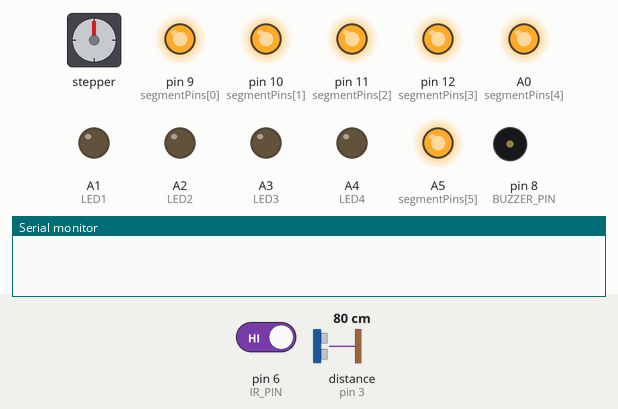
A sketch run on a simulated Arduino Nano, built with avr-gcc and run on an emulated ATmega328P. Parts: stepper motor, output pins drawn as LEDs (lit = HIGH), buzzer (waves = sounding, pin HIGH), the last lines printed to the serial monitor. Dashed ring = blinking. Inputs (shaded band) come from the test bench; at power-on: pin 6 (IR_PIN) HIGH, distance to the obstacle (sensor on pin 3) 80 cm. The echo pulse lasts 58.3 µs per cm; stepper angles assume 200 steps per turn; pins used as bus, display or sensor lines are not drawn.

Above: at 1.8 s.
1.9 s: pin 6 (IR_PIN) driven LOW
4.0 s: distance to the obstacle (sensor on pin 3) set to 2 cm
At 4.17 s:
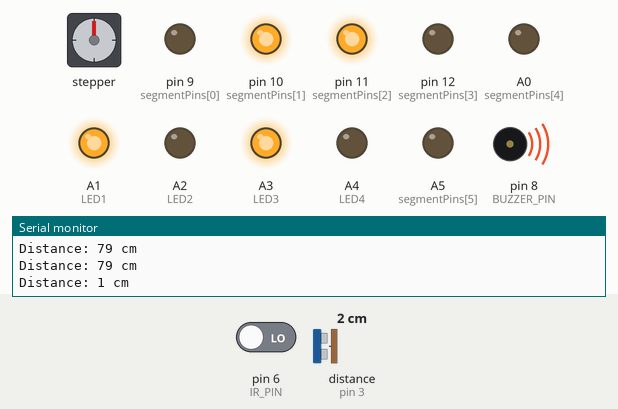
7.0 s: distance to the obstacle (sensor on pin 3) set to 18 cm
At 8.1 s:
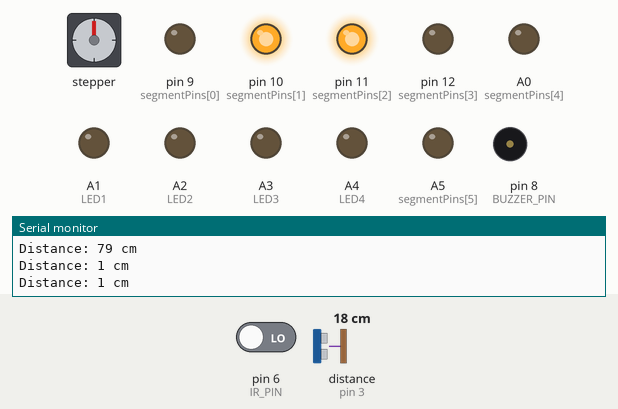
9.7 s: distance to the obstacle (sensor on pin 3) set to 4 cm
At 9.89 s:
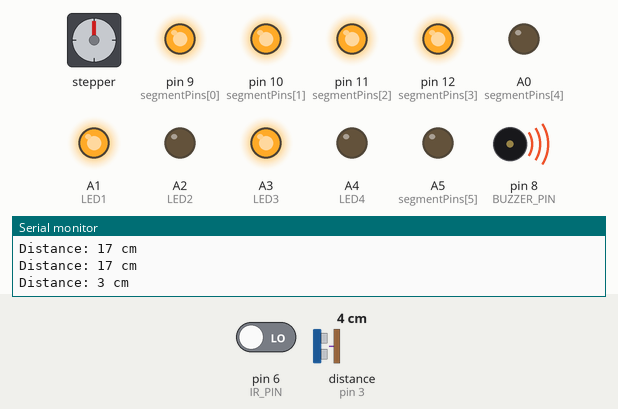
12.7 s: distance to the obstacle (sensor on pin 3) set to 9 cm
At 14.01 s:
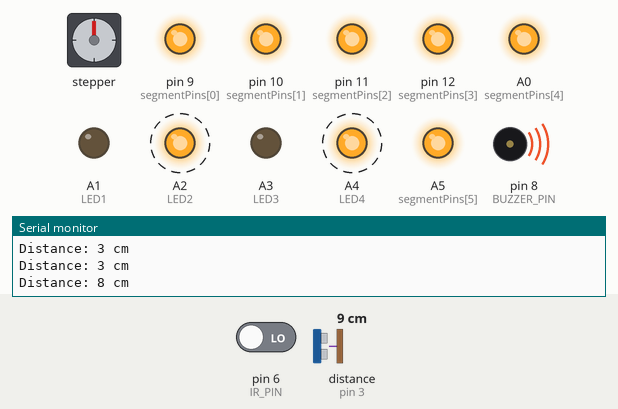
15.7 s: distance to the obstacle (sensor on pin 3) set to 3 cm
At 16.12 s:
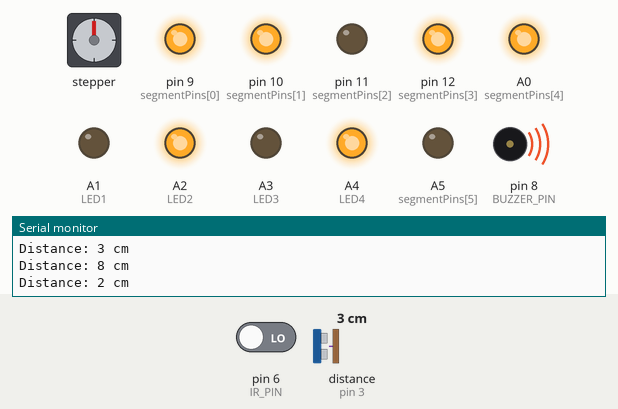
Timing chart, 0 to 19.7 s (numbered marks = the images above; inputs shaded):
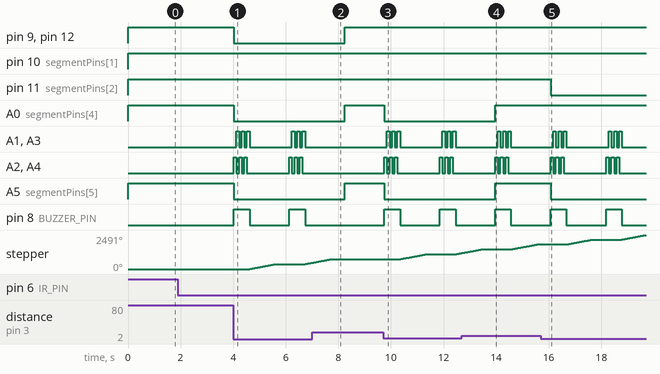

Measured:
- after the input at 4.0 s, pin 9 (segmentPins[0]), pin 12 (segmentPins[3]): HIGH → LOW at once
- after the input at 7.0 s, pin 9 (segmentPins[0]), pin 12 (segmentPins[3]), A0 (segmentPins[4]), A5 (segmentPins[5]): LOW → HIGH after 1.2 s; A1 (LED1), A2 (LED2), A3 (LED3), A4 (LED4): stops changing and stays LOW; pin 8 (BUZZER_PIN): stays LOW (without the input it goes to HIGH after 1.2 s); stepper: goes on until 7.7 s, then stays 720°
- after the input at 9.7 s, A0 (segmentPins[4]): HIGH → LOW after 0.05 s; A1 (LED1): LOW → HIGH after 0.15 s, → LOW 0.10 s later, → HIGH 0.10 s later, → LOW 0.10 s later, … (12 changes in this stretch)
- after the input at 12.7 s, A0 (segmentPins[4]), A5 (segmentPins[5]): LOW → HIGH after 1.3 s
- after the input at 15.7 s, pin 11 (segmentPins[2]), A5 (segmentPins[5]): HIGH → LOW after 0.37 s

The sketch:

Smart-Obstacle-Detection-and-Reaction-System.ino
```cpp
#include <Stepper.h>

#define IR_PIN 6            // IR sensor D OUT
#define TRIG_PIN 2          // Ultrasonic trigger
#define ECHO_PIN 3          // Ultrasonic echo
#define BUZZER_PIN 8        // Buzzer

// 7-segment pins (common cathode)
int segmentPins[] = {9, 10, 11, 12, A0, A5, A6}; // a to g

// 4 LED disco pins
#define LED1 A1
#define LED2 A2
#define LED3 A3
#define LED4 A4

// Stepper motor pins
const int stepsPerRevolution = 200;
Stepper myStepper(stepsPerRevolution, 4, 5, 6, 7);

// Digit mapping for 7-segment (0–9)
byte digits[10][7] = {
  {1,1,1,1,1,1,0},  // 0
  {0,1,1,0,0,0,0},  // 1
  {1,1,0,1,1,0,1},  // 2
  {1,1,1,1,0,0,1},  // 3
  {0,1,1,0,0,1,1},  // 4
  {1,0,1,1,0,1,1},  // 5
  {1,0,1,1,1,1,1},  // 6
  {1,1,1,0,0,0,0},  // 7
  {1,1,1,1,1,1,1},  // 8
  {1,1,1,1,0,1,1}   // 9
};

void setup() {
  Serial.begin(9600);

  pinMode(IR_PIN, INPUT);
  pinMode(TRIG_PIN, OUTPUT);
  pinMode(ECHO_PIN, INPUT);
  pinMode(BUZZER_PIN, OUTPUT);

  for (int i = 0; i < 7; i++) pinMode(segmentPins[i], OUTPUT);

  pinMode(LED1, OUTPUT);
  pinMode(LED2, OUTPUT);
  pinMode(LED3, OUTPUT);
  pinMode(LED4, OUTPUT);

  myStepper.setSpeed(60);  // Set motor speed
}

void loop() {
  if (digitalRead(IR_PIN) == LOW) {  // IR triggered
    long duration;
    int distance;

    // Trigger ultrasonic pulse
    digitalWrite(TRIG_PIN, LOW);
    delayMicroseconds(2);
    digitalWrite(TRIG_PIN, HIGH);
    delayMicroseconds(10);
    digitalWrite(TRIG_PIN, LOW);

    // Measure echo
    duration = pulseIn(ECHO_PIN, HIGH);
    distance = duration * 0.034 / 2;

    Serial.print("Distance: ");
    Serial.print(distance);
    Serial.println(" cm");

    if (distance < 10 && distance >= 0) {
      int displayNum = (distance > 9) ? 9 : distance;
      showDigit(displayNum);

      digitalWrite(BUZZER_PIN, HIGH);
      discoLights();
      myStepper.step(stepsPerRevolution);  // Rotate 360°
      digitalWrite(BUZZER_PIN, LOW);
    } else {
      showDigit(0);
      turnOffAll();
    }
  } else {
    showDigit(0);
    turnOffAll();
  }

  delay(500);
}

// Show digit 0–9 on 7-segment
void showDigit(int num) {
  for (int i = 0; i < 7; i++) {
    digitalWrite(segmentPins[i], digits[num][i]);
  }
}

// Turn off buzzer + LEDs
void turnOffAll() {
  digitalWrite(BUZZER_PIN, LOW);
  digitalWrite(LED1, LOW);
  digitalWrite(LED2, LOW);
  digitalWrite(LED3, LOW);
  digitalWrite(LED4, LOW);
}

// Disco LED effect
void discoLights() {
  for (int i = 0; i < 6; i++) {
    digitalWrite(LED1, i % 2);
    digitalWrite(LED2, (i + 1) % 2);
    digitalWrite(LED3, (i + 2) % 2);
    digitalWrite(LED4, (i + 3) % 2);
    delay(100);
  }
  turnOffAll();
}
```
